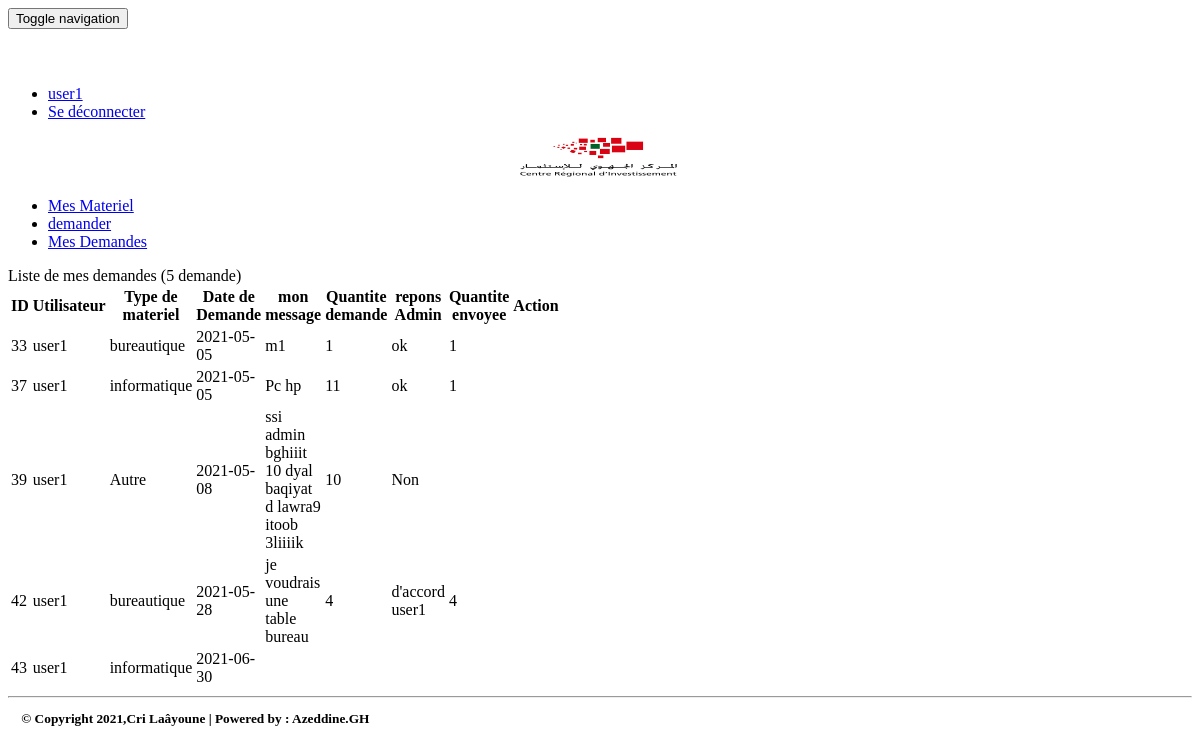
/pages/MesDemandes.php (signed in), run on the app's committed database.
### tables this page shows
CREATE TABLE IF NOT EXISTS `demande` (
`ID` int(11) NOT NULL,
  `Utilisateur` varchar(255) DEFAULT NULL,
  `NumEtage` varchar(255) DEFAULT NULL,
  `nomType` varchar(255) DEFAULT NULL,
  `Designation` varchar(255) DEFAULT NULL,
  `marque` varchar(255) DEFAULT NULL,
  `DateDemande` date DEFAULT NULL,
  `msg` varchar(255) DEFAULT NULL,
  `msg_rep` varchar(255) DEFAULT NULL,
  `Quantite` int(11) DEFAULT NULL,
  `QuantiteEnv` int(11) DEFAULT NULL
);

### pages/MesDemandes.php (the view, shortened to what this page needs)
<?php
  require_once("connexiondb.php");
$Utilisateur=isset($_SESSION['user']['login'])?$_SESSION['user']['login']:"";
     $requete="select * from demande where Utilisateur  like '%$Utilisateur%'";
      $requeteCount="select count(*) countM from demande where Utilisateur  like '%$Utilisateur%'";
   $resultatM=$pdo->query($requete);
  $resultatCount=$pdo->query($requeteCount);
  $tabCount=$resultatCount->fetch();
  $nbrMateriel=$tabCount['countM'];
?>
<!DOCTYPE html>
<html>
<head>
  <link rel='stylesheet' href='../css/bootstrap.min.css'>
<link rel='stylesheet' href='../css/font-awesome.min.css'>
<link rel="stylesheet" href="../css/style.css">
<link rel="stylesheet" href="../css/monstyle.css">
</head>
<body>
  <?php include("menu.php"); ?>
<div class="mcw">
  <div class="cv">
    <div>
     <div class="inbox">
       <div class="inbox-bx container-fluid">
         <div class="row">
           <div class="col-md-20">
           <div class="container">
        <div class="panel panel-info margetop50">
          <div class="panel-heading">
            Liste de mes demandes (<?php echo $nbrMateriel ?> demande)
          </div>
          <div class="panel-body">
        <table class="table table-striped table-bordered" width="100px">
                        <thead>
                            <tr>
                                <th>ID</th> <th>Utilisateur</th> <th>Type de materiel</th> <th>Date de Demande</th><th>mon message</th><th>Quantite demande</th><th>repons Admin</th><th>Quantite envoyee</th>
                                 <th>Action</th>
                            </tr>
                        </thead>
                        <tbody>
                            <?php while($demande=$resultatM->fetch()){ ?>
                                <tr>
                                    <td><?php echo $demande['ID'] ?> </td>
                                    <td><?php echo $demande['Utilisateur'] ?> </td>
                                    <td><?php echo $demande['nomType'] ?> </td>
                                    <td><?php echo $demande['DateDemande'] ?> </td>
                                    <td><?php echo $demande['msg'] ?> </td>
                                    <centre><td><?php echo $demande['Quantite'] ?> </td></centre>
                                    <centre><td><?php echo $demande['msg_rep'] ?> </td></centre>
                                    <centre><td><?php echo $demande['QuantiteEnv'] ?> </td></centre>
                                    <td>
                                    </td>
                                  </tr>
                                <?php } ?>
                                </tbody>
                              </table>
        </div>
        </div>
        </div>
           </div>
         </div>
       </div>
     </div>
    </div>
  </div><footer> <sub><STRONG>      <hr> &nbsp;&nbsp;&nbsp; &copy; Copyright 2021,Cri Laâyoune | Powered by : Azeddine.GH </STRONG></sub>  </footer>   &nbsp;&nbsp;
</div>
</body>
</html>

### pages/MesDemandes.php (style rules this page uses)
.panel.panel-info { width: 1100px; }

### data on the page
demande: ID "33", Utilisateur "user1", nomType "bureautique", DateDemande "2021-05-05", msg "m1", Quantite "1", msg_rep "ok", QuantiteEnv "1"
demande: ID "37", Utilisateur "user1", nomType "informatique", DateDemande "2021-05-05", msg "Pc hp", Quantite "11", msg_rep "ok", QuantiteEnv "1"
demande: ID "39", Utilisateur "user1", nomType "Autre", DateDemande "2021-05-08", msg "ssi admin bghiiit 10 dyal baqiyat d lawra9 itoob 3liiiik", Quantite "10", msg_rep "Non"
demande: ID "42", Utilisateur "user1", nomType "bureautique", DateDemande "2021-05-28", msg "je voudrais une table bureau", Quantite "4", msg_rep "d'accord user1", QuantiteEnv "4"
demande: ID "43", Utilisateur "user1", nomType "informatique", DateDemande "2021-06-30"

### other printed values
$_SESSION['user']['login'] "user1"
$nbrMateriel "5"
